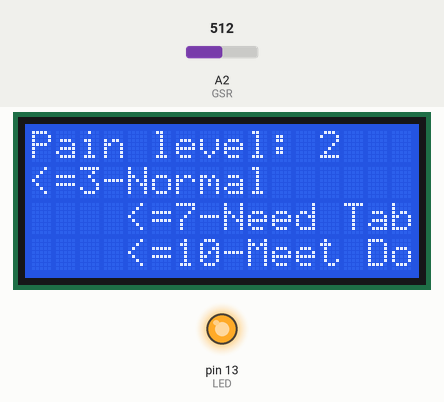
The sketch below on a simulated Arduino Uno, built with avr-gcc and run on an emulated ATmega328P. Parts: 16×4 character LCD, output pins drawn as LEDs (lit = HIGH). Inputs (shaded band) come from the test bench; at power-on: A2 (GSR) = 512. What the sketch prints to the serial monitor is not drawn.

Above: at 1.4 s.
1.5 s: A2 (GSR) set to 65
5.1 s: A2 (GSR) set to 58
At 7.54 s:
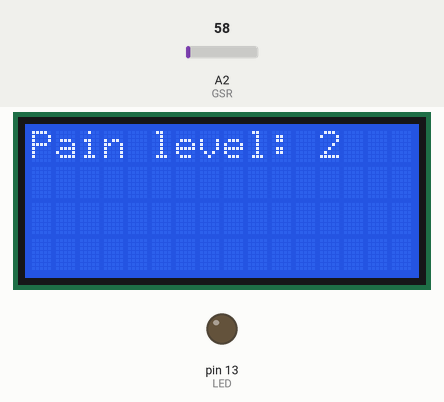
Timing chart, 0 to 9.0 s (numbered marks = the images above; inputs shaded):
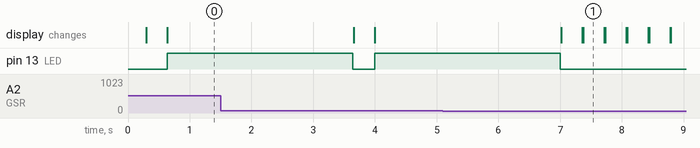

Measured:
- the behaviour switches between 61 and 60 on A2 (GSR) (found by bisection; images 0 and 1)
- after the input at 5.1 s, pin 13 (LED): goes on until 7.0 s, then stays LOW

The sketch:

pain_2.ino
```cpp
#include <Wire.h>
#include<LiquidCrystal_I2C.h>
LiquidCrystal_I2C lcd(0x27, 16, 4);
const int LED=13;
const int GSR=A2;
int threshold=0;
int sensorValue;

void setup(){
  lcd.init();
  lcd.backlight();
  long sum=0;
  Serial.begin(9600);
  pinMode(LED,OUTPUT);
  digitalWrite(LED,LOW);
  delay(5);
  lcd.begin(16, 4);
  delay(100);
  for(int i=0;i<10;i++)
  {
  sensorValue=0;
  sum += sensorValue;
  delay(5);
  }
  threshold = sum/10;
   Serial.print("threshold =");
   Serial.println(threshold);
  }

void loop(){
  lcd.clear();
  int painlevel;
  painlevel = 2;
  lcd.print("Pain level: ");//lcd displaying
  lcd.print(painlevel);
  delay(300);
  int temp;
  sensorValue=analogRead(GSR);
  Serial.print("sensorValue=");
  Serial.println(sensorValue);
  //delay(2000);
  lcd.setCursor(0, 1);
  lcd.print("<=3-Normal");
  lcd.setCursor(0,2);
  lcd.print("<=7-Need Tablet");
  lcd.setCursor(0,3);
  lcd.print("<=10-Meet Doctor");
  //delay(5000);
  temp = threshold - sensorValue;
  if(abs(temp)>1)
  {
    sensorValue=analogRead(GSR);
    temp = threshold - sensorValue;
    if(abs(temp)>60){
    digitalWrite(LED,HIGH);
    Serial.println("Emotion Changes Detected!");
    //lcd.print("Emotion Changes Detected!");
    delay(3000);
    digitalWrite(LED,LOW);
    delay(5);
  }
 }
}
```
